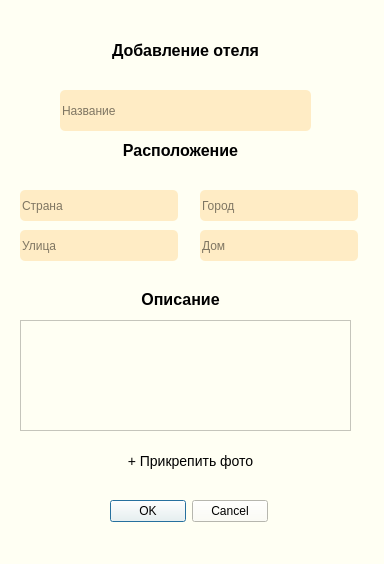
<?xml version="1.0" encoding="UTF-8"?>
<ui version="4.0">
 <class>Form</class>
 <widget class="QWidget" name="Form">
  <property name="geometry">
   <rect>
    <x>0</x>
    <y>0</y>
    <width>384</width>
    <height>564</height>
   </rect>
  </property>
  <property name="windowTitle">
   <string>Добавление отеля</string>
  </property>
  <property name="styleSheet">
   <string notr="true">QWidget {
	background-color: rgb(255, 255, 243);
}
QLabel {
	font-family: Segoe UI;
	font-size: 16px;
	font-weight: 500;
}

QLineEdit {
	border:none;
	border-radius: 5px;
	background-color: rgb(255, 236, 197);
}

QPushButton#btn_photo {
	font-size: 14px;
	font-family: Segoe UI;
	border: none;
}

QPushButton:hover{
	background-color: rgb(255, 236, 197);
	font-weight: 500;
}</string>
  </property>
  <widget class="QLabel" name="label">
   <property name="geometry">
    <rect>
     <x>90</x>
     <y>30</y>
     <width>191</width>
     <height>41</height>
    </rect>
   </property>
   <property name="text">
    <string>&lt;html&gt;&lt;head/&gt;&lt;body&gt;&lt;p align=&quot;center&quot;&gt;&lt;span style=&quot; font-size:12pt;&quot;&gt;Добавление отеля&lt;/span&gt;&lt;/p&gt;&lt;/body&gt;&lt;/html&gt;</string>
   </property>
  </widget>
  <widget class="QLineEdit" name="edit_name">
   <property name="geometry">
    <rect>
     <x>60</x>
     <y>90</y>
     <width>251</width>
     <height>41</height>
    </rect>
   </property>
   <property name="placeholderText">
    <string>Название</string>
   </property>
  </widget>
  <widget class="QLabel" name="label_2">
   <property name="geometry">
    <rect>
     <x>80</x>
     <y>140</y>
     <width>201</width>
     <height>21</height>
    </rect>
   </property>
   <property name="text">
    <string>&lt;html&gt;&lt;head/&gt;&lt;body&gt;&lt;p align=&quot;center&quot;&gt;&lt;span style=&quot; font-size:12pt;&quot;&gt;Расположение&lt;/span&gt;&lt;/p&gt;&lt;/body&gt;&lt;/html&gt;</string>
   </property>
  </widget>
  <widget class="QTextEdit" name="textEdit">
   <property name="geometry">
    <rect>
     <x>20</x>
     <y>320</y>
     <width>331</width>
     <height>111</height>
    </rect>
   </property>
  </widget>
  <widget class="QLabel" name="label_3">
   <property name="geometry">
    <rect>
     <x>100</x>
     <y>290</y>
     <width>161</width>
     <height>20</height>
    </rect>
   </property>
   <property name="text">
    <string>&lt;html&gt;&lt;head/&gt;&lt;body&gt;&lt;p align=&quot;center&quot;&gt;&lt;span style=&quot; font-size:12pt;&quot;&gt;Описание&lt;/span&gt;&lt;/p&gt;&lt;/body&gt;&lt;/html&gt;</string>
   </property>
  </widget>
  <widget class="QLineEdit" name="edit_country">
   <property name="geometry">
    <rect>
     <x>20</x>
     <y>190</y>
     <width>158</width>
     <height>31</height>
    </rect>
   </property>
   <property name="placeholderText">
    <string>Страна</string>
   </property>
  </widget>
  <widget class="QLineEdit" name="edit_strt">
   <property name="geometry">
    <rect>
     <x>20</x>
     <y>230</y>
     <width>158</width>
     <height>31</height>
    </rect>
   </property>
   <property name="placeholderText">
    <string>Улица</string>
   </property>
  </widget>
  <widget class="QLineEdit" name="edit_city">
   <property name="geometry">
    <rect>
     <x>200</x>
     <y>190</y>
     <width>158</width>
     <height>31</height>
    </rect>
   </property>
   <property name="placeholderText">
    <string>Город</string>
   </property>
  </widget>
  <widget class="QLineEdit" name="edit_house">
   <property name="geometry">
    <rect>
     <x>200</x>
     <y>230</y>
     <width>158</width>
     <height>31</height>
    </rect>
   </property>
   <property name="placeholderText">
    <string>Дом</string>
   </property>
  </widget>
  <widget class="QPushButton" name="btn_photo">
   <property name="geometry">
    <rect>
     <x>60</x>
     <y>440</y>
     <width>261</width>
     <height>41</height>
    </rect>
   </property>
   <property name="text">
    <string>+ Прикрепить фото</string>
   </property>
  </widget>
  <widget class="QDialogButtonBox" name="buttonBox">
   <property name="geometry">
    <rect>
     <x>110</x>
     <y>500</y>
     <width>158</width>
     <height>23</height>
    </rect>
   </property>
   <property name="standardButtons">
    <set>QDialogButtonBox::Cancel|QDialogButtonBox::Ok</set>
   </property>
  </widget>
 </widget>
 <resources/>
 <connections/>
</ui>
